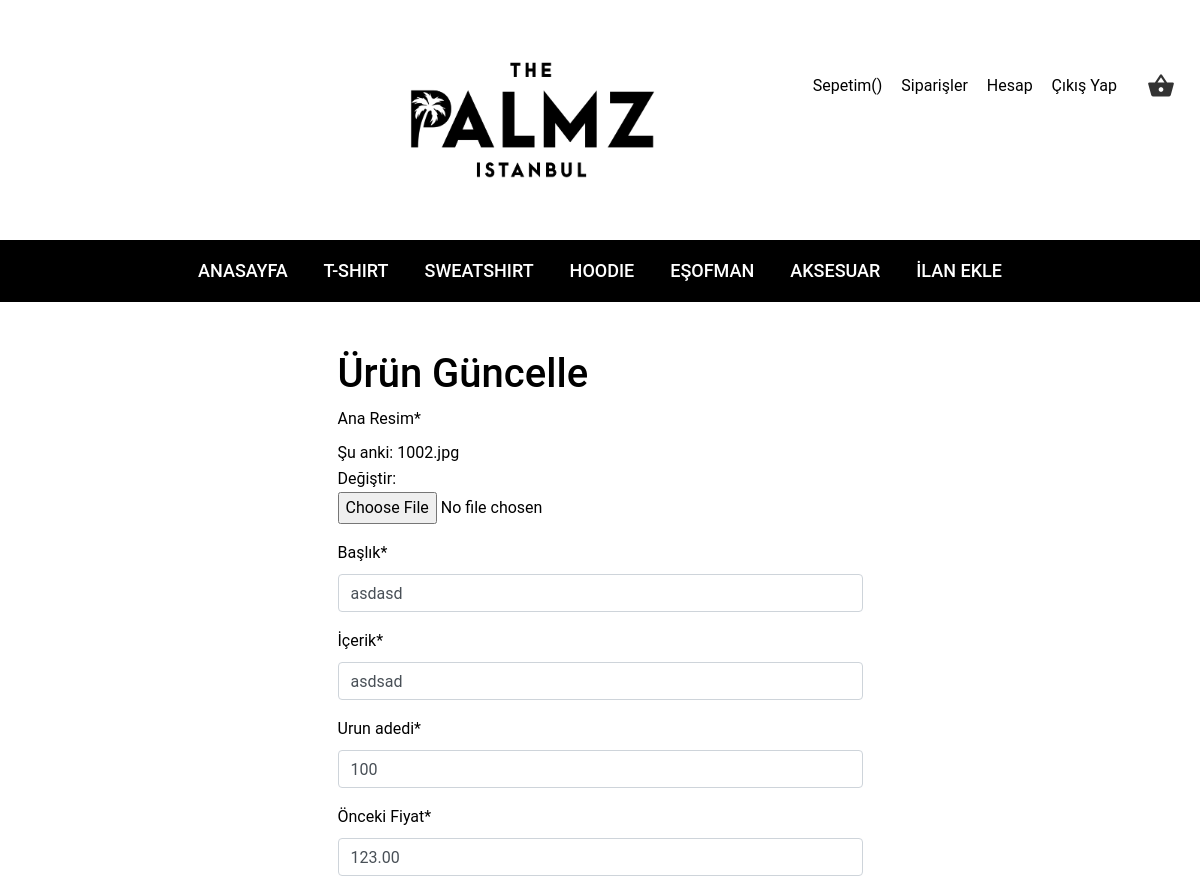
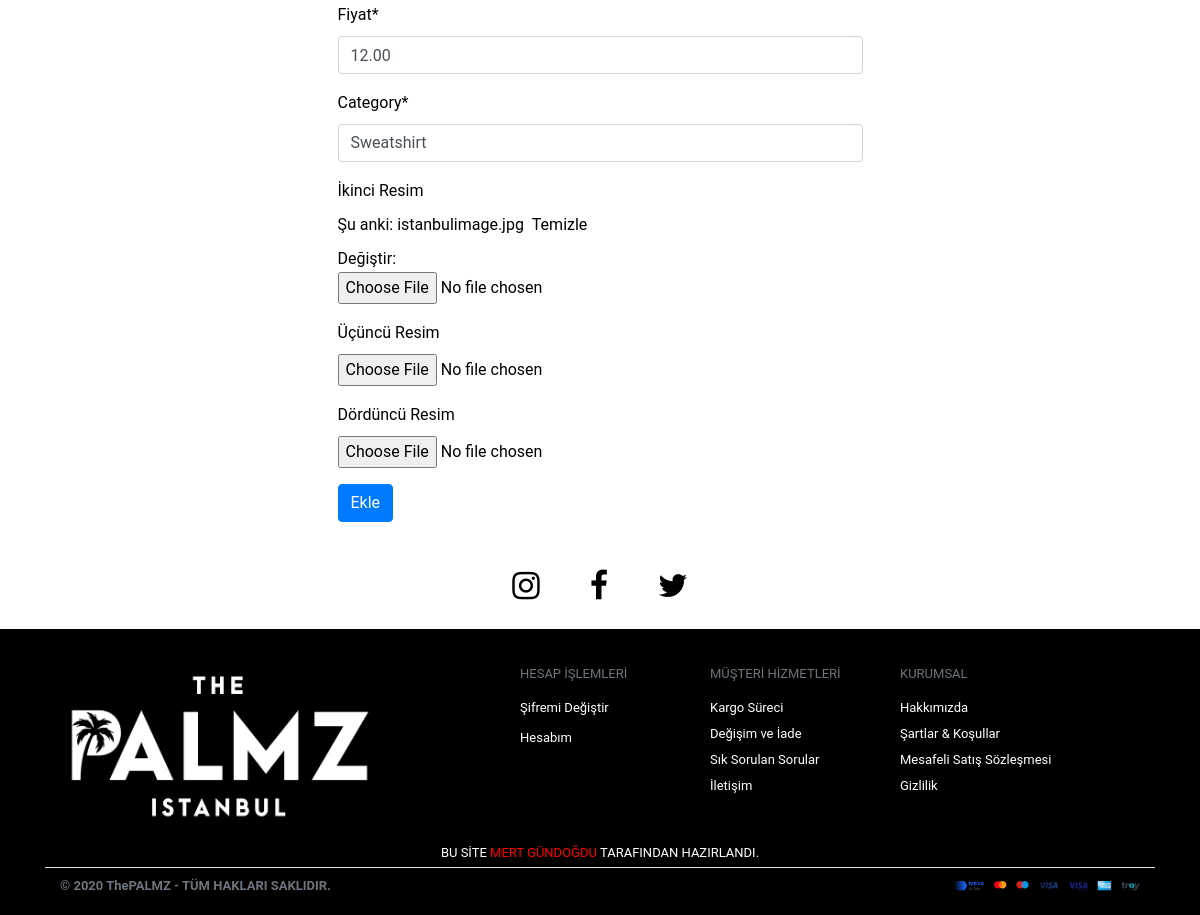
The app's page /ürün/asdasd-2/update/ (signed in) with its own data (2 pictures, top to bottom).
### tshirt/models.py (models this page shows, shortened)
class Item(models.Model):
	CATEGORY_CHOICES = (
			('T-Shirt' , 'T-Shirt'),
			('Sweatshirt' , 'Sweatshirt'),
			('Kapisonlu' , 'Kapisonlu'),
			('Aksesuar' , 'Aksesuar'),
			('Esofman', 'Esofman')
		)
	title = models.CharField(max_length=80,verbose_name='Başlık')  #Başlık
	description = models.CharField(max_length=120 ,verbose_name='İçerik')		   #Açıklama Yazısı
	publishing_date = models.DateTimeField(verbose_name='YayınlanmaTarihi', auto_now_add=True)  #Yayınlanma Tarihi
	urun_adedi = models.IntegerField(default=100) # ürün adedi
	pre_fiyat = models.DecimalField(max_digits=12, decimal_places=2, default=0, verbose_name='Önceki Fiyat')
	fiyat = models.DecimalField(max_digits=12, decimal_places=2,default=0)
	image = models.ImageField(null=False, blank=False,verbose_name='Ana Resim')
	image2 = models.ImageField(null=True, blank=True,verbose_name='İkinci Resim')
	image3 = models.ImageField(null=True, blank=True,verbose_name='Üçüncü Resim')
	image4 = models.ImageField(null=True, blank=True,verbose_name='Dördüncü Resim')
	category = models.CharField(max_length=15, null=False, blank=False, choices = CATEGORY_CHOICES)
	slug = models.SlugField(unique=True, editable =False, max_length=140)
	class Meta:
		ordering = ["-publishing_date"]
	def __str__(self):
		return self.title

### tshirt/forms.py
class ItemForm(forms.ModelForm):
	class Meta:
		model = Item
		fields = [
			'image',
			'title',
			'description',
			'urun_adedi',
			'pre_fiyat',
			'fiyat',
			'category',
			'image2',
			'image3',
			'image4',
		]

### order/models.py (called while the page is built)
	@property
	def amount(self):
		return (self.quantity * self.item.fiyat)

	@property
	def fiyat(self):
		return (self.item.fiyat)

### tshirt/views.py (called while the page is built)
def item_update(request, slug):
	current_user = request.user
	schopcart = ShopCart.objects.filter(user__id = current_user.id).order_by('-id')
	total = 0
	for rs in schopcart:
		total += rs.item.fiyat * rs.quantity
	for g in request.user.groups.all():
		if g.name == 'yönetim':
			item = get_object_or_404(Item, slug=slug)
			form = ItemForm(request.POST or None, request.FILES or None ,instance=item)
			if form.is_valid():
				form.save()
				messages.success(request, 'Ürün İlanı Başarıyla Güncellendi')
				return HttpResponseRedirect(item.get_absolute_url())
			return render(request,'items/form.html', {'form':form,'schopcart':schopcart,'total':total ,'title':'Ürün Güncelle'})
		else:
			raise Http404

### templates/items/form.html (shortened to what this page needs)
{% extends 'base.html' %}
{% load crispy_forms_tags %}
{% block body %}
	<div class="container mb-5 mt-5">
		<div class="col-md-6 col-md-offset-3" style="margin: auto;">
			<form method="POST" enctype="multipart/form-data">
			<h1>{{ title }}</h1>
			{{ form|crispy }}
			<input type="submit" class="btn btn-primary" value="Ekle" >
			</form>
		</div>
	</div>
{% endblock %}

### templates/header.html (shortened to what this page needs)
{% load static %}
<header id="home" style="font: {% static 'ArcaMajora3-Bold 700.otf' %}" class="page-header text-center" data-type="anchor">
    <div class="rd-navbar-wrap">
        <nav data-layout="rd-navbar-fixed" data-sm-layout="rd-navbar-static" data-md-device-layout="rd-navbar-fixed" data-lg-layout="rd-navbar-static" data-lg-device-layout="rd-navbar-static" data-sm-stick-up-offset="50px" data-lg-stick-up-offset="150px" class="rd-navbar">
            <div class="rd-navbar-inner">
                <div class="rd-navbar-panel">
                    <div class="rd-navbar-cart-wrap">
                        <div class="rd-navbar-cart-floating">
                            <button class="rd-navbar-cart-toggle"
                                    data-rd-navbar-toggle=".rd-navbar-cart, .rd-navbar-cart-floating">
                                <span></span>
                            </button>
                        </div>
                    </div>
                    <ul class="rd-navbar-collapse text-center" style="align-items: center;">
                        <li>
                            <a href="/shopcart/">Sepetim({{request.session.cart_items}})</a>
                        </li>
                        {% if request.user.is_authenticated %}
                            {% for g in user.groups.all %}
                            {% if g.name == 'yönetim' %}
                            <li>
                                <a href="{% url 'siparisler' %}">Siparişler</a>
                            </li>
                            <li>
                                <a href="#hesap">Hesap</a>
                            </li>
                            {% endif %}
                            {% endfor %}
                            <li>
                                <a href="{% url 'accounts:logout' %}" onclick="return confirm('Çıkış Yapılacaktır. Emin Misiniz?')">Çıkış Yap</a>
                            </li>
                        {% endif %}
                    </ul>
                    <div class="rd-navbar-brand" style="margin-left: 32%;width: 120px; height: 140px;">
                        <a href="{% url 'home' %}"><img src="{% static 'images/anasayfalogo.png' %}" alt="" class="brand"></a>
                    </div>
                </div>
            </div>
            <div class="rd-navbar-outer" style="background: #000 !important;">
                <div class="rd-navbar-inner" >
                    <div class="rd-navbar-subpanel" style="margin: auto !important;">
                        <div class="rd-navbar-nav-wrap">
                            <ul class="rd-navbar-nav" style="color: #fff;">
                                <li class="active">
                                    <a href="{% url 'home' %}">Anasayfa</a>
                                </li>
                                <li>
                                    <a href="{% url 'item:tshirt' %}">T-Shirt</a>
                                </li>
                                <li>
                                    <a href="{% url 'item:sweatshirt' %}">Sweatshirt</a>
                                </li>
                                <li>
                                    <a href="{% url 'item:kapisonlu' %}">Hoodie</a>
                                </li>
                                <li>
                                    <a href="{% url 'item:esofman' %}">Eşofman</a>
                                </li>
                                <li>
                                    <a href="{% url 'item:aksesuar' %}">Aksesuar</a>
                                </li>
                                {% for g in user.groups.all %}
                                {% if g.name == 'yönetim' %}
                                <li>
                                    <a href="{% url 'item:create' %}">İlan Ekle</a>
                                </li>
                                {% endif %}
                                {% endfor %}
                            </ul>
                        </div>
                    </div>
                </div>
            </div>
        </nav>
    </div>
</header>

### static/css/style.css (style rules this page uses)
body, ul, li, canvas, button { margin: 0; padding: 0; border: 0; font: inherit; vertical-align: top; }
button, input, textarea, select { display: inline-block; -webkit-appearance: none; outline: none; color: inherit; overflow: visible; background-color: transparent; box-shadow: none; border-radius: 0; }
*, *:before, *:after { box-sizing: border-box; }
a, a[href^="tel:"], a[href^="callto:"] { font: inherit; color: inherit; text-decoration: none; }
body { font-family: "Roboto", sans-serif; font-weight: 400; font-size: 16px; line-height: 1.7; -webkit-text-size-adjust: none; color: #777777; background: #fff; }
@media (min-width: 992px) { body { font-size: 16px; line-height: 26px; } }
.brand { max-height: 70px; }

### records on screen
Item: title "asdasd", description "asdsad", urun_adedi "100", pre_fiyat "123.00", fiyat "12.00", category "Sweatshirt"

### other values on screen
{{ title }} "Ürün Güncelle"
